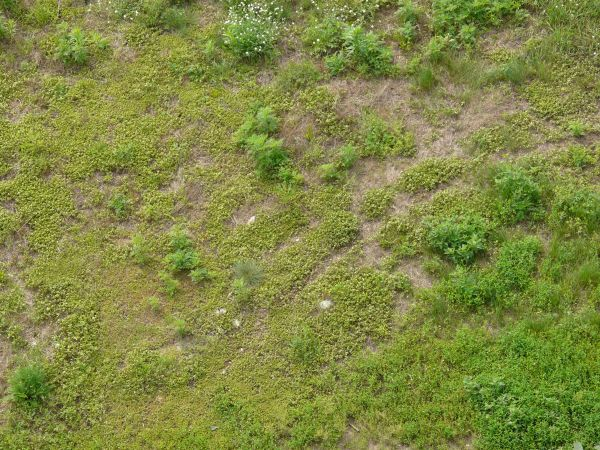
#> input picture Computer Vision/Data Training/grass/grass1.jpg, 600 x 450 px; its folder holds 4 pictures in this run
$ python grassLaw.py
#> lines starting #> are read from the running program, lines starting #| are printed output that depends on the picture; long printed decimals are rounded
import numpy as np
import cv2
from matplotlib import pyplot as plt
from scipy import signal as sg
import random

# === image read ==
total = [0 for i in range(9)]
img = 'grass'
for loop in range(1, 11):
    imgNo = img + str(loop)
    image = cv2.imread(imgNo + '.jpg')
#> image is the input picture: shape (450, 600, 3); mean B, G, R 67.4, 135.9, 129.1

    PATCH_SIZE = 32
    h, w, c = image.shape
#> h = 450; w = 600; c = 3

    locations = []
    for i in range(10):
        x = random.randrange(0 + PATCH_SIZE / 2, w - PATCH_SIZE / 2)
        y = random.randrange(0 + PATCH_SIZE / 2, h - PATCH_SIZE / 2)
        locations.append((y, x))

    patches = list()
    for loc in locations:
        patches.append(image[loc[0] - int(PATCH_SIZE / 2):loc[0] + int(PATCH_SIZE / 2),
                            loc[1] - int(PATCH_SIZE / 2):loc[1] + int(PATCH_SIZE / 2)])
#> after the loop, patches = 10 items
    cnt = 1
    cntr = 0
    for patch in (patches):
        cntr += 1
        gray = cv2.cvtColor(patch, cv2.COLOR_BGR2GRAY)
        (rows, cols) = gray.shape[:2]

    # === image processing ===
        smooth_kernel = (1/25) * np.ones((5, 5))
        gray_smooth = sg.convolve(gray, smooth_kernel, "same")
        gray_processed = np.abs(gray - gray_smooth)

        # === Law's Texture filter ===
        filter_vectors = np.array([[ 1,  4,  6,  4,  1],
                                   [-1, -2,  0,  2,  1],
                                   [-1,  0,  2,  0,  1],
                                   [ 1, -4,  6, -4,  1]])
        filters = list()
        for i in range(4):
            for j in range(4):
                filters.append(np.matmul(filter_vectors[i][:].reshape(5, 1),
                                         filter_vectors[j][:].reshape(1, 5)))
        conv_maps = np.zeros((rows, cols, 16))
        for i in range(len(filters)):
            conv_maps[:, :, i] = sg.convolve(gray_processed, filters[i], 'same')

        # texture map calculation
        texture_maps = list()
        texture_maps.append((conv_maps[:, :, 1] + conv_maps[:, :, 4]) // 2)
        texture_maps.append((conv_maps[:, :, 2] + conv_maps[:, :, 8]) // 2)
        texture_maps.append((conv_maps[:, :, 3] + conv_maps[:, :, 12]) // 2)
        texture_maps.append((conv_maps[:, :, 7] + conv_maps[:, :, 13]) // 2)
        texture_maps.append((conv_maps[:, :, 6] + conv_maps[:, :, 9]) // 2)
        texture_maps.append((conv_maps[:, :, 11] + conv_maps[:, :, 14]) // 2)
        texture_maps.append(conv_maps[:, :, 10])
        texture_maps.append(conv_maps[:, :, 5])
        texture_maps.append(conv_maps[:, :, 15])
        texture_maps.append(conv_maps[:, :, 0])

        TEM = list()
        for i in range(9):
            TEM.append(np.abs(texture_maps[i]).sum() / np.abs(texture_maps[9].sum()))

        print(img + str(loop - 1) + str(cntr - 1) + "\t\t", end='')
        cnt += 1
        for i in range(9):
            print(format(TEM[i], '.6f'), end='\t\t')
            total[i] += TEM[i]
        print("")
#> this loop made 10 passes
#| grass00		0.0566		0.1324		0.1399		0.0415		0.01333		0.03841		0.02026		0.02056		0.1486
#| grass01		0.06381		0.1327		0.133		0.03516		0.01401		0.03221		0.02016		0.02266		0.1129
#| grass02		0.05554		0.1328		0.133		0.03707		0.01247		0.0363		0.02015		0.01905		0.144
#| grass03		0.0682		0.1335		0.1369		0.03594		0.01468		0.0342		0.02088		0.02366		0.1253
#| grass04		0.06596		0.1322		0.1386		0.03972		0.01484		0.0363		0.02076		0.02277		0.1317
#| grass05		0.05784		0.1304		0.1333		0.03696		0.01362		0.03478		0.02007		0.02243		0.1286
#| grass06		0.07351		0.1346		0.1338		0.03466		0.01409		0.0327		0.02159		0.02099		0.1167
#| grass07		0.05751		0.1312		0.1342		0.04011		0.01338		0.03587		0.01991		0.02139		0.1258
#> (further printed lines are left out)
#> pass 1, `gray = cv2.cvtColor(patch, cv2.COLOR_BGR2GRAY)`:
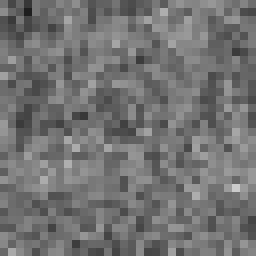
#> gray: shape (32, 32) (shown 8 times larger); min 30, max 203, mean 114.3
#> pass 1, `gray_smooth = sg.convolve(gray, smooth_kernel, "same")`:
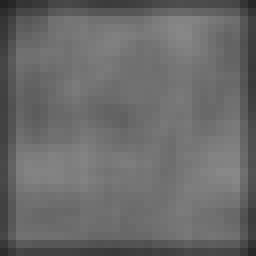
#> gray_smooth: shape (32, 32) float64 (shown 8 times larger); min 34.92, max 136.7, mean 106.1
#> pass 1, `gray_processed = np.abs(gray - gray_smooth)`:
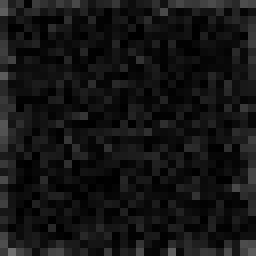
#> gray_processed: shape (32, 32) float64 (shown 8 times larger); min 1.42e-14, max 110.4, mean 20.3
#> pass 2, `gray = cv2.cvtColor(patch, cv2.COLOR_BGR2GRAY)`:
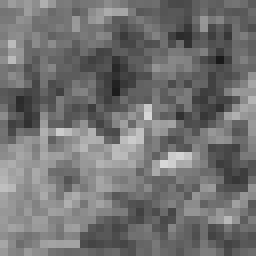
#> gray: shape (32, 32) (shown 8 times larger); min 26, max 215, mean 113.8
#> after the loop:
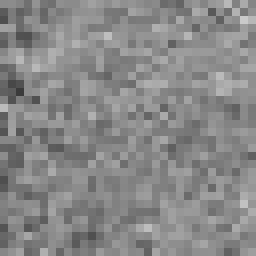
#> gray: shape (32, 32) (shown 8 times larger); min 59, max 202, mean 136
#> after the loop:
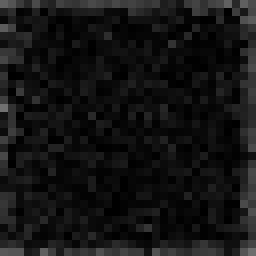
#> gray_processed: shape (32, 32) float64 (shown 8 times larger); min 0.04, max 113.1, mean 19.9
#> after the loop, cnt = 11; cntr = 10; total = [0.626, 1.32, 1.35, 0.377, 0.137, 0.352, 0.205, 0.216, 1.3]
#> pass 2 of the loop `for loop in range(1, 11):`:
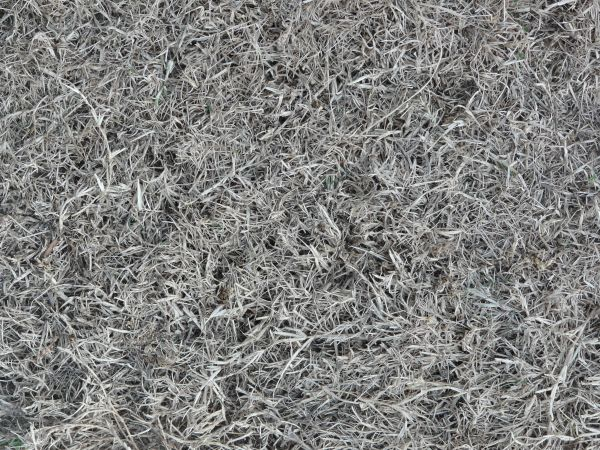
#> input picture Computer Vision/Data Training/grass/grass2.jpg, 600 x 450 px
#> image is the input picture: shape (450, 600, 3); mean B, G, R 126.7, 128.5, 128.3
#> the loop `for patch in (patches):` made 10 passes
#| grass10		0.05742		0.1305		0.1192		0.03783		0.01435		0.03253		0.01993		0.0253		0.1094
#| grass11		0.05846		0.129		0.1291		0.03438		0.01366		0.03423		0.01967		0.02309		0.1271
#| grass12		0.0587		0.131		0.1276		0.04015		0.01385		0.03308		0.01963		0.02296		0.1169
#| grass13		0.05784		0.1293		0.1096		0.03785		0.01417		0.03356		0.01985		0.02342		0.1246
#| grass14		0.05825		0.13		0.1121		0.03911		0.01423		0.03486		0.02013		0.02433		0.1316
#> (further printed lines are left out)
#> after the loop `for patch in (patches):`:
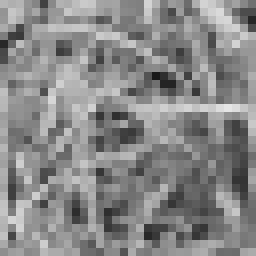
#> gray: shape (32, 32) (shown 8 times larger); min 25, max 229, mean 135.6
#> after the loop `for patch in (patches):`:
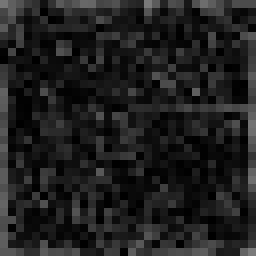
#> gray_processed: shape (32, 32) float64 (shown 8 times larger); min 2.84e-14, max 122.7, mean 31.3
#> after the loop `for patch in (patches):`: cnt = 11; cntr = 10; total = [1.21, 2.63, 2.57, 0.748, 0.274, 0.684, 0.403, 0.448, 2.49]
#> pass 3 of the loop `for loop in range(1, 11):`:
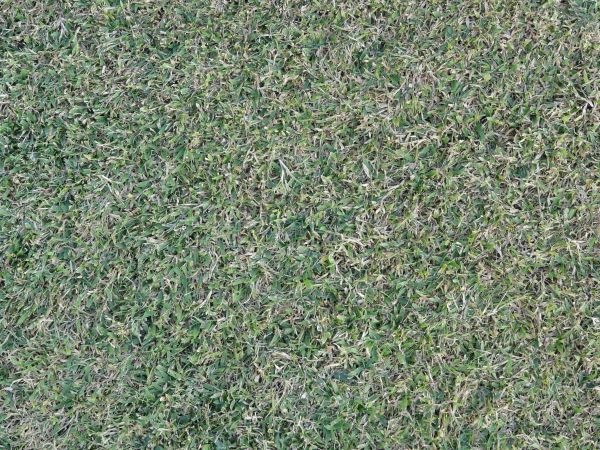
#> input picture Computer Vision/Data Training/grass/grass3.jpg, 600 x 450 px
#> image is the input picture: shape (450, 600, 3); mean B, G, R 111.4, 133.1, 119.4
#> after the loop `for patch in (patches):`:
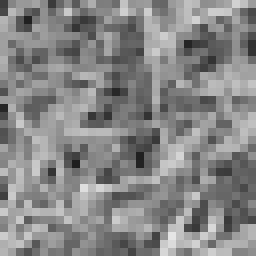
#> gray: shape (32, 32) (shown 8 times larger); min 30, max 229, mean 134
#> after the loop `for patch in (patches):`:
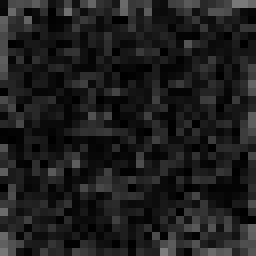
#> gray_processed: shape (32, 32) float64 (shown 8 times larger); min 0.04, max 123.4, mean 30.1
#> after the loop `for patch in (patches):`: cnt = 11; cntr = 10; total = [1.82, 3.93, 3.81, 1.14, 0.418, 1.02, 0.604, 0.69, 3.74]
#> (the run stopped early here; a loop or call above may not have finished)
